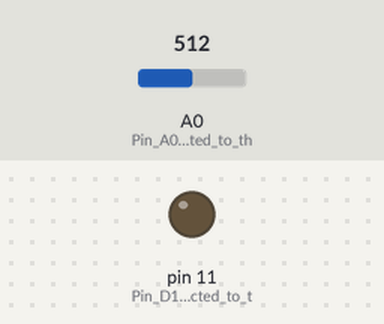
Recording of a sketch running on a simulated Arduino Uno, built with avr-gcc and run on an emulated ATmega328P. Parts: output pins drawn as LEDs (lit = HIGH). Inputs (shaded band) come from the test bench; at power-on: A0 (Pin_A0_is_connected_to_th) = 512. What the sketch prints to the serial monitor is not drawn.

Above: at 1.2 s.
1.3 s: A0 (Pin_A0_is_connected_to_th) set to 716
At 2.2 s:
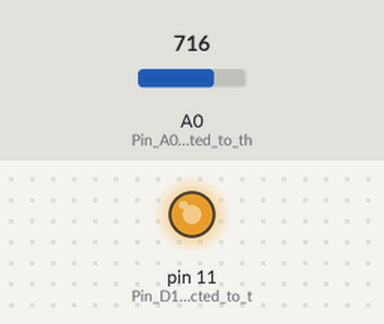
2.8 s: A0 (Pin_A0_is_connected_to_th) set to 753
At 3.2 s:
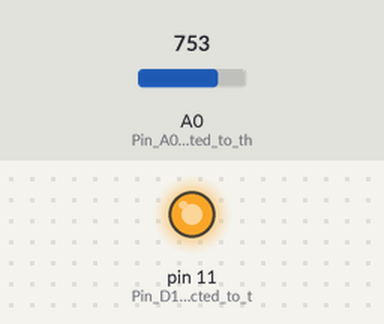
4.3 s: A0 (Pin_A0_is_connected_to_th) set to 768
At 5.5 s:
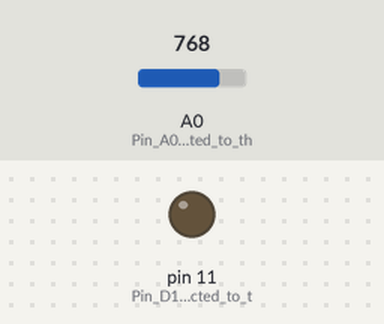
5.8 s: A0 (Pin_A0_is_connected_to_th) set to 900
At 6.8 s:
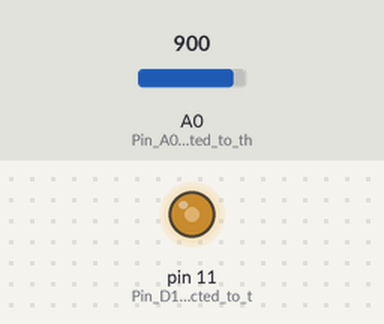
7.3 s: A0 (Pin_A0_is_connected_to_th) set to 306
At 7.9 s:
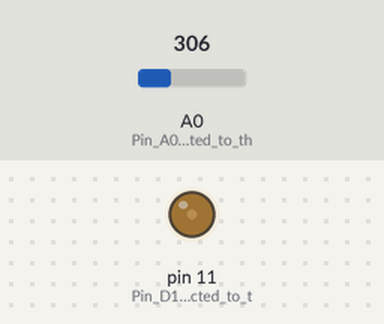
8.8 s: A0 (Pin_A0_is_connected_to_th) set to 0
At 10.1 s:
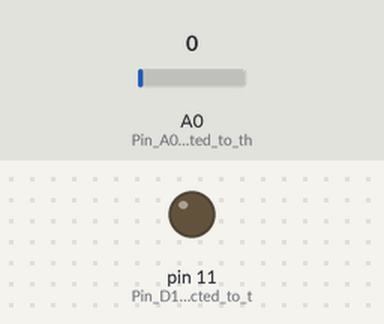
Timing chart, 0 to 11.3 s (numbered marks = the images above; inputs shaded):
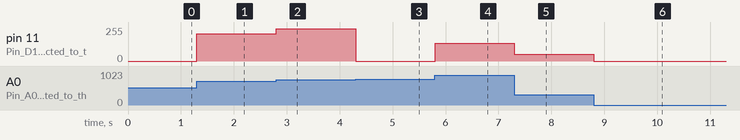

The sketch:

ldr_interfacing.ino
```cpp
/*
  Arduino IDE version: 1.8.3
  Tested on : ARBD-1
  Microcontroller:ATMEGA 328p
  Written by:Mohammad Waqas
  Date:11/06/2019
*/

// the setup function runs once when you press reset or power the board
void setup() {

  pinMode(11, OUTPUT); //Pin D11 is connected to the Red led
  pinMode(A0, INPUT); //Pin A0 is connected to the LDR
  Serial.begin(9600);//To turn on the serial monitor,9600 is the baud rate


}
int val;
void loop() {
  val = analogRead(A0); //Read the value of the light intensity
  analogWrite(11, val); //Write the value on the led
  Serial.print(val);//Print the value on the Serial monitor
}
```

Measured:
- the behaviour switches between 767 and 768 on A0 (Pin_A0_is_connected_to_th) (found by bisection; images 2 and 3)
- after the input at 1.3 s, pin 11 (Pin_D11_is_connected_to_t): 0/255 → 204/255 at once
- after the input at 2.8 s, pin 11 (Pin_D11_is_connected_to_t): 204/255 → 241/255 at once
- after the input at 4.3 s, pin 11 (Pin_D11_is_connected_to_t): 241/255 → 0/255 at once
- after the input at 5.8 s, pin 11 (Pin_D11_is_connected_to_t): 0/255 → 132/255 at once
- after the input at 7.3 s, pin 11 (Pin_D11_is_connected_to_t): 132/255 → 50/255 at once
- after the input at 8.8 s, pin 11 (Pin_D11_is_connected_to_t): 50/255 → 0/255 at once
